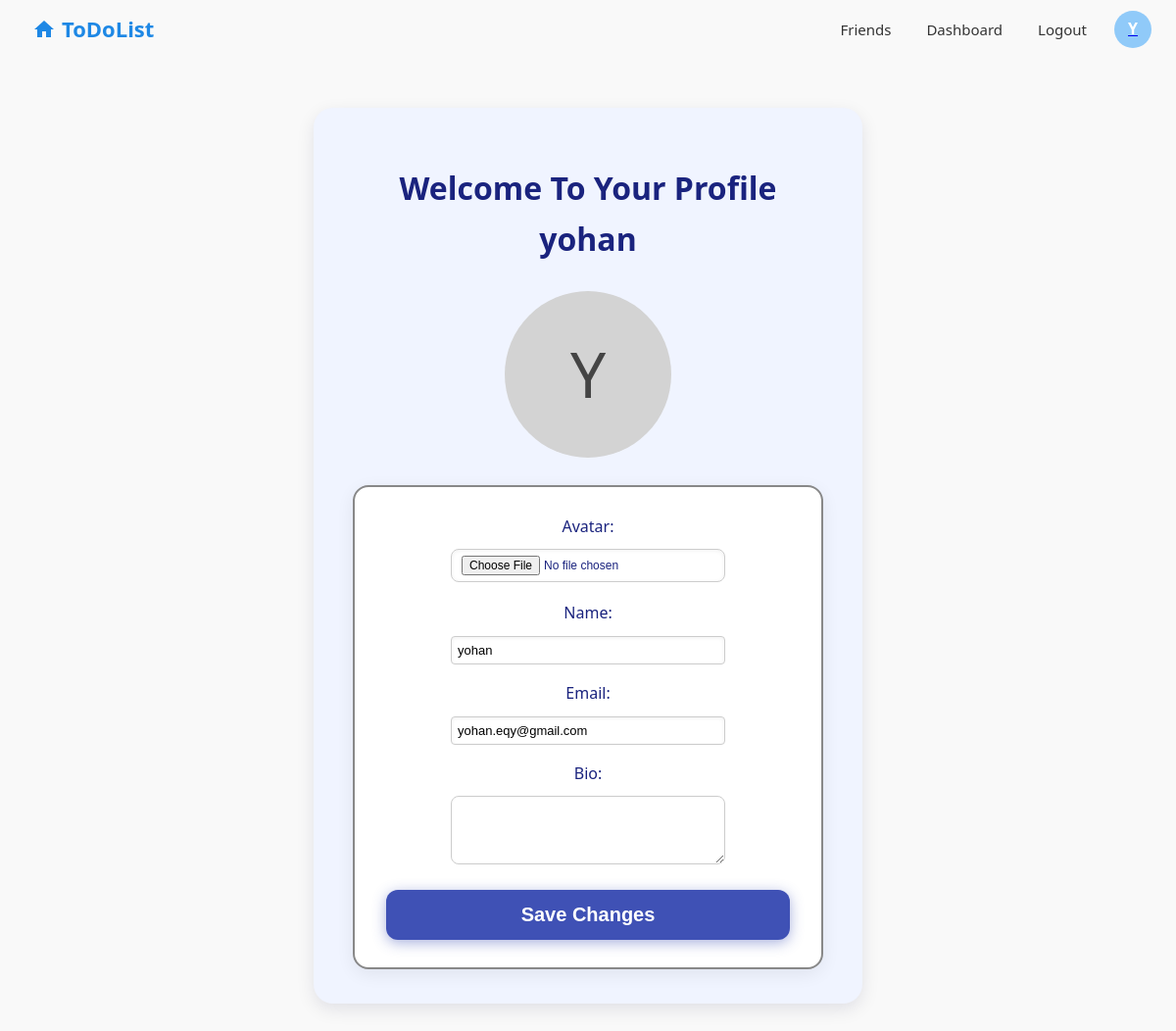
The page /profile/ (signed in) on the database as committed earlier.
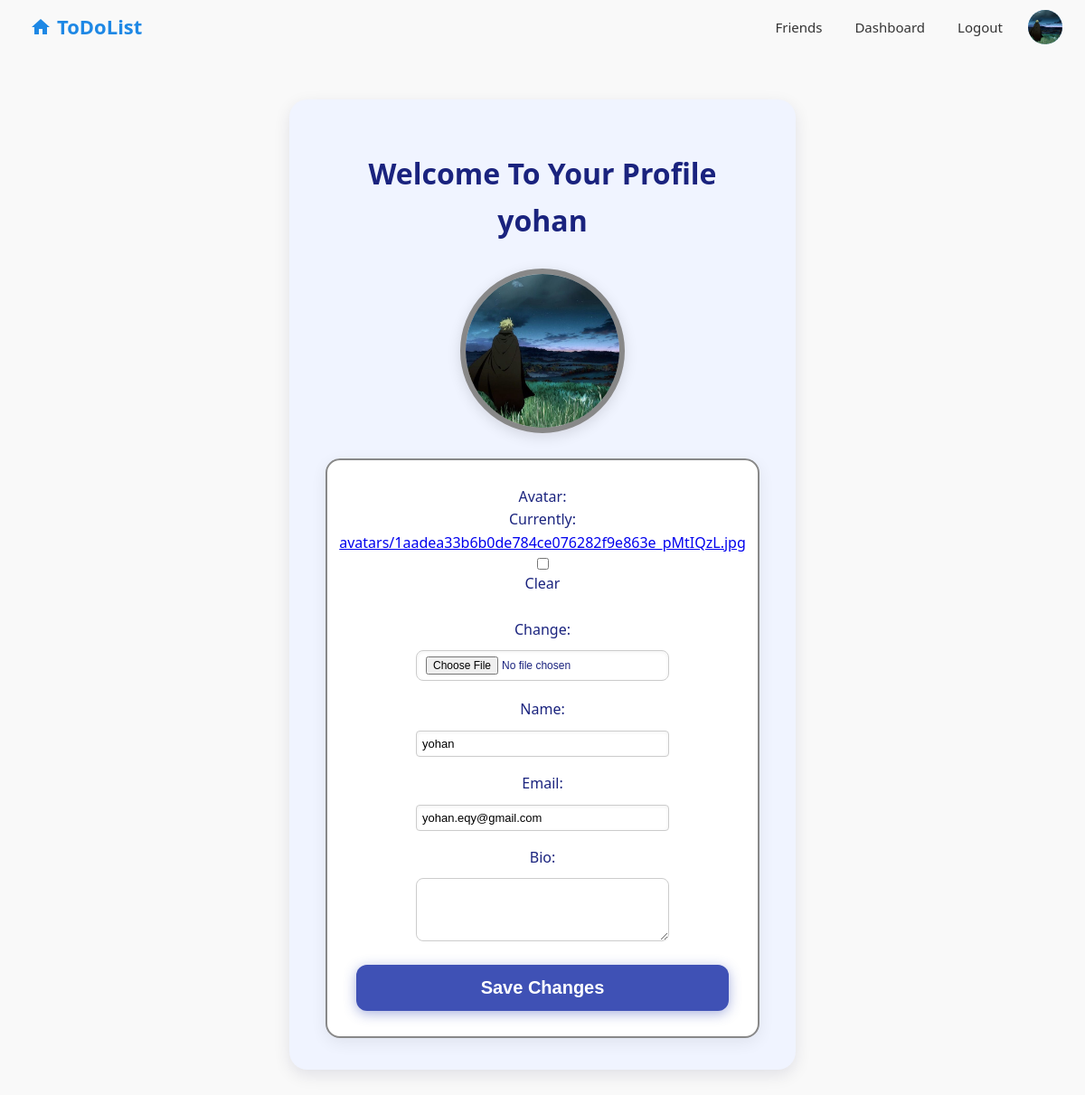
The same page on the database as committed later.
### base/models.py (models this page shows, shortened)
class User(AbstractBaseUser, PermissionsMixin):
    email = models.EmailField(unique=True)
    name = models.CharField(max_length=255, unique=False)
    avatar = models.ImageField(upload_to='avatars/', blank=True, null=True)
    bio = models.TextField(blank=True, null=True)
    is_active = models.BooleanField(default=True)
    is_staff = models.BooleanField(default=False)
    date_joined = models.DateTimeField(default=timezone.now)
    friends = models.ManyToManyField("self", blank=True, symmetrical=True)
    USERNAME_FIELD = 'email'
    REQUIRED_FIELDS = ['name']
    objects = CustomUserManager()

### base/views.py (the view)
# urls.py: path('profile/', views.profile_view, name='profile'),
@login_required
def profile_view(request):
    user = request.user
    if request.method == 'POST':
        form = ChengeForm(request.POST, request.FILES, instance=request.user)
        if form.is_valid():
            form.save()
            return redirect('home')
    else:
        form = ChengeForm(instance=request.user)
    return render(request, 'base/profile.html', {'form': form})

### base/forms.py
class ChengeForm(forms.ModelForm):
    class Meta:
        model = User
        fields = ('avatar', 'name', 'email', 'bio')
        widgets = {
            'name': forms.TextInput(attrs={'autofocus': 'autofocus'}),
        }

### base/templates/base/profile.html (shortened to what this page needs)
{% extends 'base/main.html' %}
{% load static %}
{% block extra_css %}
<link rel="stylesheet" href="{% static 'css/style.css' %}?{% now 'U' %}">
{% endblock %}
{% block content %}
<div class="profile-container">
  <h1>Welcome To Your Profile {{ user.name }}</h1>
  <div class="navbar-avatar">
    {% if user.avatar %}
      <img src="{{ user.avatar.url }}" alt="Avatar" class="profile-avatar">
    {% else %}
      <div class="avatar-placeholder">
        {{ user.name|slice:":1"|upper }}
      </div>
    {% endif %}
  </div>
  <form method="POST" enctype="multipart/form-data" class="profile-form">
    <div class="form-group">
      {{ form.avatar.label_tag }}
      {{ form.avatar }}
    </div>
    <div class="form-group">
      {{ form.name.label_tag }}
      {{ form.name }}
    </div>
    <div class="form-group">
      {{ form.email.label_tag }}
      {{ form.email }}
    </div>
    <div class="form-group">
      {{ form.bio.label_tag }}
      {{ form.bio }}
    </div>
    <button type="submit" class="profile-submit-btn">Save Changes</button>
  </form>
</div>
{% endblock %}

### base/templates/base/main.html (shortened to what this page needs)
<!DOCTYPE html>
<html lang="fa">
<head>
    {% load static %}
    <link rel="stylesheet" href="{% static 'css/style.css' %}?{% now 'U' %}">
    {% block extra_css %}{% endblock %}
</head>
<body>
    {% include 'base/navbar.html' %}
    {% block content %}{% endblock content %}
</body>
</html>

### base/templates/base/navbar.html (shortened to what this page needs)
{% load static %}
<!DOCTYPE html>
<html lang="en">
<head>
  <link rel="stylesheet" href="{% static 'css/style.css' %}" />
</head>
<body>
  <header class="navbar-container">
    <a href="/" class="navbar-logo desktop-only" title="Home">
      <svg class="home-icon1" xmlns="http://www.w3.org/2000/svg" width="24" height="24" fill="#1e88e5" viewBox="0 0 24 24" aria-hidden="true">
        <path d="M10 20v-6h4v6h5v-8h3L12 3 2 12h3v8z"/>
      </svg>
      <span class="logo-text">ToDoList</span>
    </a>
    <div class="navbar-links-container">
      {% if user.is_authenticated %}
        <a href="#" id="openFriendsModal" class="navbar-link">Friends</a>
        <a href="{% url 'dashbord' %}" class="navbar-link">Dashboard</a>
        <a href="#" id="openLogoutModal" class="navbar-link">Logout</a>
        <a href="{% url 'profile' %}" class="navbar-avatar-topright">
          {% if user.avatar %}
            <img src="{{ user.avatar.url }}" alt="Avatar" class="navbar-avatar-img" />
          {% else %}
            <div class="navbar-avatar-placeholder">{{ user.name|slice:":1"|upper }}</div>
          {% endif %}
        </a>
      {% else %}
        <a href="{% url 'login' %}" class="navbar-link">Login</a>
      {% endif %}
    </div>
  </header>
</body>
</html>

### base/static/css/style.css (style rules this page uses)
.profile-form .form-group input[type="text"], .profile-form .form-group input[type="email"], .profile-form .form-group input[type="file"], .profile-form .form-group input[type="password"], .profile-form .form-group select, .profile-form .form-group textarea { width: 100% !important; max-width: 400px !important; padding: 6px 10px !important; font-size: 14px !important; border: 1px solid #ccc !important; border-radius: 8px !important; box-sizing: border-box !important; margin: 10px auto !important; display: block !important; }
.profile-container { max-width: 480px !important; margin: 50px auto; padding: 35px 40px; background: #f0f4ff; border-radius: 20px; box-shadow: 0 6px 18px rgba(0, 0, 60, 0.1); font-family: 'Segoe UI', Tahoma, Geneva, Verdana, sans-serif; color: #1a237e; transition: box-shadow 0.3s ease; }
.profile-container h1 { text-align: center; margin-bottom: 28px; font-weight: 700; font-size: 2rem; color: #1a237e; }
.profile-avatar { display: block; width: 170px; height: 170px; margin: 0 auto 28px auto; border-radius: 50%; object-fit: cover; border: 6px solid #888888; background-color: #d3d3d3; box-shadow: 0 4px 15px rgba(0, 0, 0, 0.12); transition: transform 0.3s ease, box-shadow 0.3s ease; cursor: default; }
.profile-form { background: white; padding: 28px 32px; border-radius: 16px; border: 2px solid #888888; box-shadow: 0 5px 18px rgba(0, 0, 0, 0.07); transition: box-shadow 0.3s ease; }
.profile-form input[type="text"], .profile-form input[type="email"], .profile-form input[type="password"], .profile-form input[type="file"] { width: 100%; padding: 10px 14px; border: 1.7px solid #bbb; border-radius: 10px; font-size: 1rem; box-shadow: inset 0 1px 4px rgba(0,0,0,0.06); transition: border-color 0.3s ease, box-shadow 0.3s ease; }
.profile-form button { display: block; width: 100%; padding: 14px 0; background-color: #3f51b5; color: white; border: none; border-radius: 12px; font-size: 1.25rem; font-weight: 700; cursor: pointer; transition: background-color 0.3s ease, box-shadow 0.3s ease; margin-top: 22px; box-shadow: 0 3px 14px rgba(63,81,181,0.45); }
body { font-family: 'Segoe UI', Tahoma, Geneva, Verdana, sans-serif; font-size: 16px; color: #333; line-height: 1.6; background-color: #f9f9f9; margin: 0; padding: 0 15px; }
header { background-color: #2a72e5; padding: 12px 20px; box-shadow: 0 2px 8px rgba(0,0,0,0.1); position: sticky; top: 0; z-index: 100; }
h1 { color: #2a72e5; margin-bottom: 15px; }
.form-group { margin-bottom: 15px; }
.auth-input, #id_name, #id_email, #id_password1, #id_password2 { font-size: 13px !important; padding: 4px 6px !important; height: 29px !important; margin-bottom: 2px !important; border-radius: 4px !important; width: 90% !important; max-width: 280px !important; }
#id_bio, textarea[name="bio"] { min-height: 70px !important; max-height: 60px !important; resize: vertical !important; font-size: 13px !important; padding: 4px 6px !important; line-height: 1.2 !important; width: 90% !important; max-width: 280px !important; margin-bottom: 4px !important; }
#id_avatar { font-size: 12px !important; margin-bottom: 4px !important; width: 90% !important; max-width: 280px !important; }
.form-group { display: flex; flex-direction: column; align-items: center; }

Rows that differ between the two databases and show on the page:
changed User "yohan": avatar: picture added; name "Y" → (not shown)
Other text that changed with them:
form field avatar: (not shown) → "☐"
text now shown: "Currently: avatars/1aadea33b6b0de784ce076282f9e863e_pMtIQzL.jpg Clear Change:"
